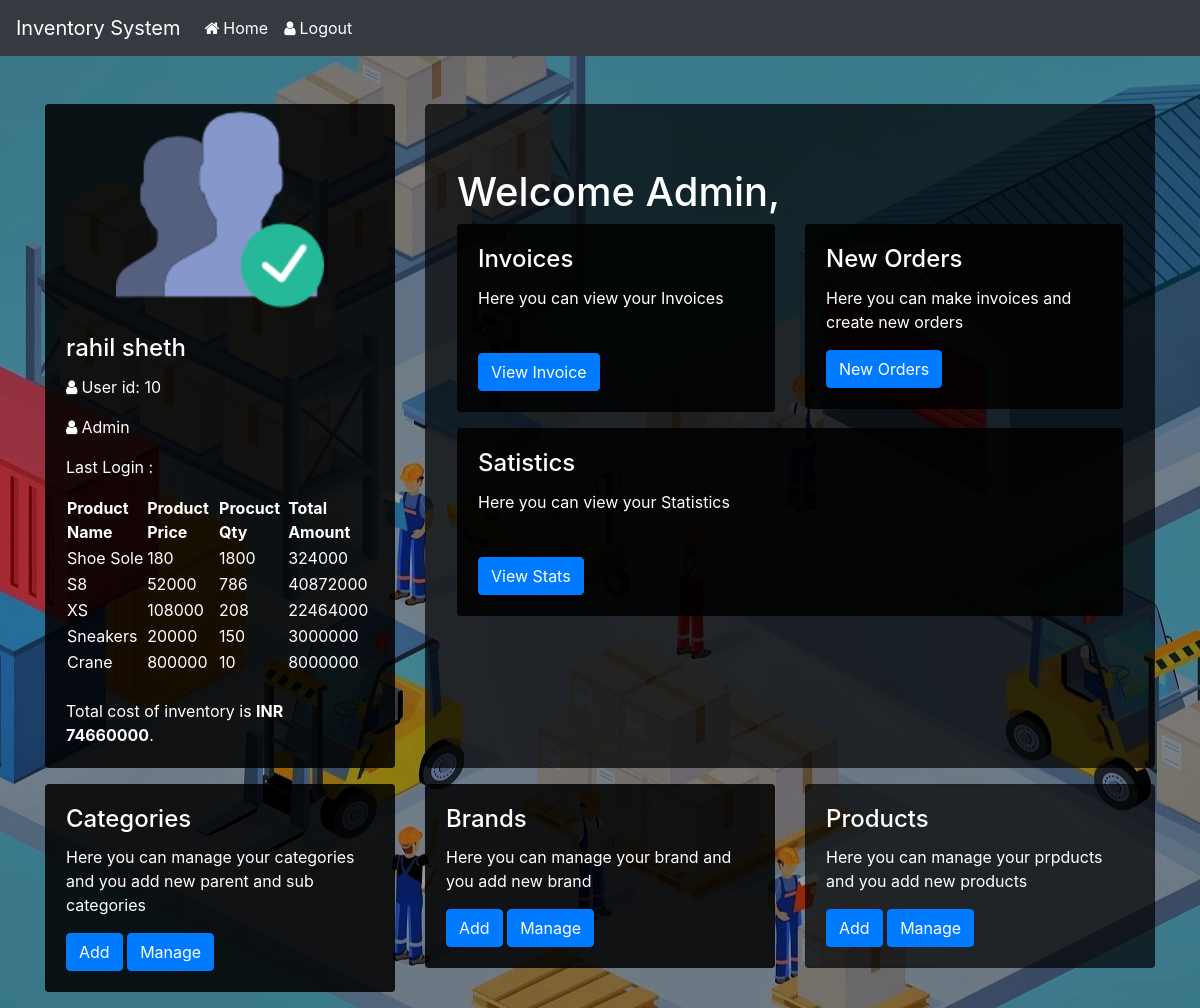
/dashboard.php (signed in), run on the app's committed database.
### tables this page shows
CREATE TABLE `products` (
  `pid` int(11) NOT NULL,
  `cid` int(11) NOT NULL,
  `bid` int(11) NOT NULL,
  `product_name` varchar(100) NOT NULL,
  `product_price` double NOT NULL,
  `product_stock` int(11) NOT NULL,
  `added_date` date NOT NULL,
  `p_status` enum('1','0') NOT NULL
);

### dashboard.php (the view, shortened to what this page needs)
<!DOCTYPE html>
<html>
<head>
    <link rel="stylesheet" href="https://maxcdn.bootstrapcdn.com/bootstrap/4.0.0-beta.2/css/bootstrap.min.css">
 	<link rel="stylesheet" type="text/css" href="https://maxcdn.bootstrapcdn.com/font-awesome/4.7.0/css/font-awesome.min.css">
	 <link rel="stylesheet" type="text/css" href="./includes/style.css">
 </head>
<body style="background: url('./images/5-tools-for-inventory-management-blog.jpg') no-repeat center center;">
	<?php include_once "./templates/header.php";?>
	<br/><br/>
	<div class="container">
		<div class="row">
			<div class="col-md-4">
				<div class="card mx-auto">
				  <img class="card-img-top mx-auto" style="width:60%;" src="./images/user.png" alt="Card image cap">
				  <div class="card-body">
				    <h4 class="card-title">
					<?php include_once "./database/constants.php";
echo $_SESSION["username"]?>
						</h4>
				    <p class="card-text"><i class="fa fa-user">&nbsp;</i>User id:
						<?php include_once "./database/constants.php";
echo $_SESSION["userid"]?>
					</p>
				    <p class="card-text"><i class="fa fa-user">&nbsp;</i>Admin</p>
				    <p class="card-text">Last Login :
					</p>
		 			<p>
						<table>
							<tr>
								<th>Product Name</th>
								<th>Product Price</th>
								<th>Procuct Qty</th>
								<th>Total Amount</th>
							</tr>
						<?php
								$servername = 'localhost';
								$username = 'root';
								$password = '';
								$db = 'project_inv';
								$conn = mysqli_connect($servername, $username, $password, $db);
								$total = 0;
								$sql = 'SELECT product_name,product_price,product_stock from products ORDER BY product_stock DESC;';
								$result = mysqli_query($conn, $sql);
								if (mysqli_num_rows($result) > 0) {
										while ($row = mysqli_fetch_assoc($result)) {
												$total_inv = $row['product_stock'] * $row['product_price']  ;
												$total = $total_inv + $total;
												?>
												<tr>
												<td><?php echo $row['product_name'];?> </td>
												<td><?php echo $row['product_price'];?> </td>
												<td><?php echo $row['product_stock'];?> </td>
												<td><?php echo $total_inv;?> </td>
										</tr>
										<?php
										}
								} else {
										echo '0 results';
								}
								?>
						</table>
							<br>
								Total cost of inventory is <strong>INR <?php echo $total; ?></strong>.
				  </div>
				</div>
			</div>
			<div class="col-md-8">
				<div class="jumbotron" style="width:100%;height:100%;background-color:rgba(0,0,0,0.7);">
					<h1 style="color:white;">Welcome Admin,</h1>
					<div class="row">
						<div class="col-sm-6">
									<div class="card">
									<div class="card-body">
									<h4 class="card-title">Invoices</h4>
									<p class="card-text">Here you can view your Invoices</p><h6>&nbsp;</h6>
									<a href="view_invoice.php" class="btn btn-primary">View Invoice</a>
							</div>
							</div>
							</div>
						<div class="col-sm-6">
							<div class="card">
						      <div class="card-body">
						        <h4 class="card-title">New Orders</h4>
						        <p class="card-text">Here you can make invoices and create new orders</p>
						        <a href="new_order.php" class="btn btn-primary">New Orders</a>
						      </div>
						    </div>
						</div>
					</div>
					<div class="row">
						<div class="col-sm-12">
									<div class="card">
									<div class="card-body">
									<h4 class="card-title">Satistics</h4>
									<p class="card-text">Here you can view your Statistics</p><h6>&nbsp;</h6>
									<a href="view_data.php" class="btn btn-primary">View Stats</a>
							</div>
							</div>
							</div>
					</div>
				</div>
			</div>
		</div>
	</div>
	<div class="container">
		<div class="row">
			<div class="col-md-4">
				<div class="card">
						<div class="card-body">
						<h4 class="card-title">Categories</h4>
						<p class="card-text">Here you can manage your categories and you add new parent and sub categories</p>
						<a href="#" data-toggle="modal" data-target="#form_category" class="btn btn-primary">Add</a>
						<a href="manage_categories.php" class="btn btn-primary">Manage</a>
					</div>
				</div>
			</div>
			<div class="col-md-4">
				<div class="card">
						<div class="card-body">
						<h4 class="card-title">Brands</h4>
						<p class="card-text">Here you can manage your brand and you add new brand</p>
						<a href="#" data-toggle="modal" data-target="#form_brand" class="btn btn-primary">Add</a>
						<a href="manage_brand.php" class="btn btn-primary">Manage</a>
					</div>
				</div>
			</div>
			<div class="col-md-4">
				<div class="card" style="background-color:rgba(0,0,0,0.7);">
						<div class="card-body">
						<h4 class="card-title">Products</h4>
						<p class="card-text">Here you can manage your prpducts and you add new products</p>
						<a href="#" data-toggle="modal" data-target="#form_products" class="btn btn-primary">Add</a>
						<a href="manage_product.php" class="btn btn-primary">Manage</a>
					</div>
				</div>
			</div>
		</div>
</body>
</html>

### templates/header.php (shortened to what this page needs)
<nav class="navbar navbar-expand-lg navbar-dark bg-dark text-white">
  <a class="navbar-brand" href="#">Inventory System</a>
  <div class="collapse navbar-collapse" id="navbarNav">
    <ul class="navbar-nav">
      <li class="nav-item active">
        <a class="nav-link" href="index.php"><i class="fa fa-home">&nbsp;</i>Home <span class="sr-only">(current)</span></a>
      </li>
        <?php
          if (isset($_SESSION["userid"])) {
            ?>
            <li class="nav-item active">
              <a class="nav-link" href="logout.php"><i class="fa fa-user">&nbsp;</i>Logout</a>
            </li>
            <?php
          }
        ?>
        <li class="nav-item active" style="float:right;">
        <iframe src="http://free.timeanddate.com/clock/i6h7lusm/n1648/tlin/fn14/fs17/fcfff/tct/pct/bls0/brs0/bts0/bbs0/pl16/pr0/pt2/pb0/tt0/td1/th2/tb2" frameborder="0" width="362" height="23" allowTransparency="true"></iframe>    </ul>
  </div>
</nav>

### includes/style.css (style rules this page uses)
body { background-color:rgb(63, 61, 61); opacity: 80; color:rgb(255, 253, 253); }

### dashboard.php (style rules this page uses)
.card { background-color:rgba(0,0,0,0.85); }
.card-body { color:white; }

### data on the page
products: product_name "Shoe Sole", product_price "180", product_stock "1800", total_inv "324000"
products: product_name "S8", product_price "52000", product_stock "786", total_inv "40872000"
products: product_name "XS", product_price "108000", product_stock "208", total_inv "22464000"
products: product_name "Sneakers", product_price "20000", product_stock "150", total_inv "3000000"
products: product_name "Crane", product_price "800000", product_stock "10", total_inv "8000000"

### other printed values
$_SESSION["username"] "rahil sheth"
$_SESSION["userid"] "10"
$total "74660000"
